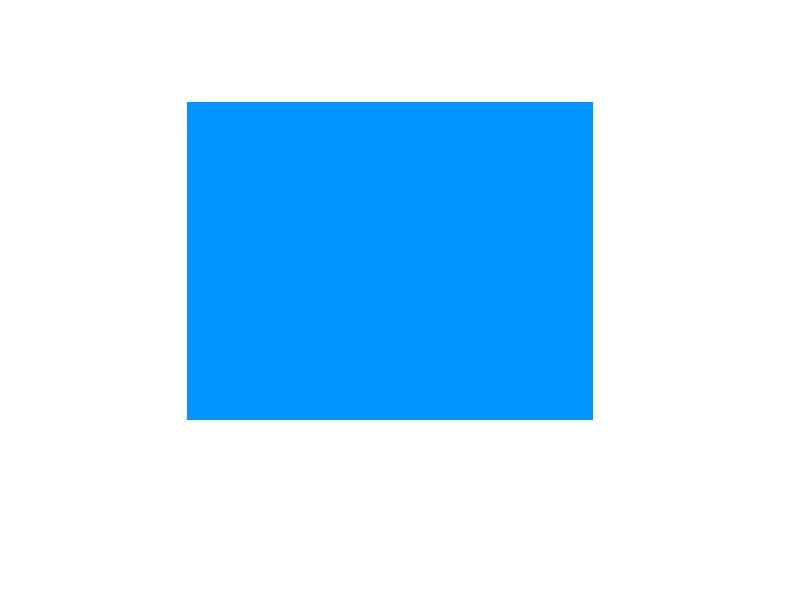
#> input picture test_blue.jpg, 800 x 600 px, given in place of the camera
$ python test_cam.py
#> lines starting #> are read from the running program, lines starting #| are printed output that depends on the picture; after the words box and inside, x2 and y2 are one past the last pixel; in counts of white or black regions, pixels touching at a corner belong together
import cv2
import numpy as np


def nothing(x):
    pass


# Open the camera
cap = cv2.VideoCapture(0)

# Create a window
cv2.namedWindow('image')

# create trackbars for color change
cv2.createTrackbar('lowH', 'image', 0, 179, nothing)
#> slider 'lowH' is set to 35
cv2.createTrackbar('highH', 'image', 179, 179, nothing)

cv2.createTrackbar('lowS', 'image', 0, 255, nothing)
#> slider 'lowS' is set to 51
cv2.createTrackbar('highS', 'image', 255, 255, nothing)

cv2.createTrackbar('lowV', 'image', 0, 255, nothing)
#> slider 'lowV' is set to 51
cv2.createTrackbar('highV', 'image', 255, 255, nothing)

while True:
    ret, frame = cap.read()
#> frame is the input picture: shape (600, 800, 3); mean B, G, R 254.5, 226.2, 186.4
    # BGR format
    cv2.imshow('source', frame)

    # get current positions of the trackbars
    ilowH = cv2.getTrackbarPos('lowH', 'image')
    ihighH = cv2.getTrackbarPos('highH', 'image')
    ilowS = cv2.getTrackbarPos('lowS', 'image')
    ihighS = cv2.getTrackbarPos('highS', 'image')
    ilowV = cv2.getTrackbarPos('lowV', 'image')
    ihighV = cv2.getTrackbarPos('highV', 'image')

    # convert color to hsv because it is easy to track colors in this color model
    hsv = cv2.cvtColor(frame, cv2.COLOR_BGR2HSV)
#> hsv: shape (600, 800, 3); mean H, S, V 30.2, 68.6, 254.6
    lower_hsv = np.array([ilowH, ilowS, ilowV])
    higher_hsv = np.array([ihighH, ihighS, ihighV])
    # Apply the cv2.inrange method to create a mask
    mask = cv2.inRange(hsv, lower_hsv, higher_hsv)
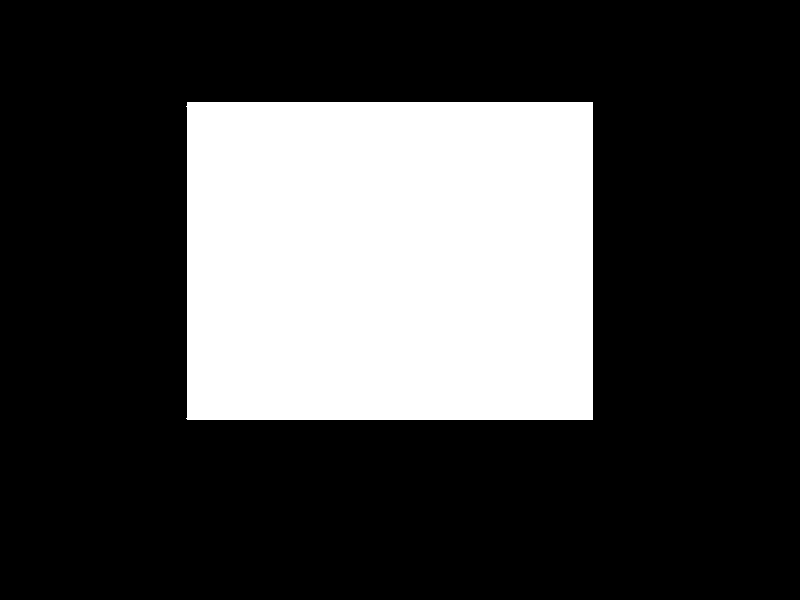
#> mask: shape (600, 800); 26.9% white; 1 white region, box (x1, y1, x2, y2) and area: (186, 102, 593, 420) 129110

    # Apply the mask on the BGR image to extract the original color
    frame = cv2.bitwise_and(frame, frame, mask=mask)
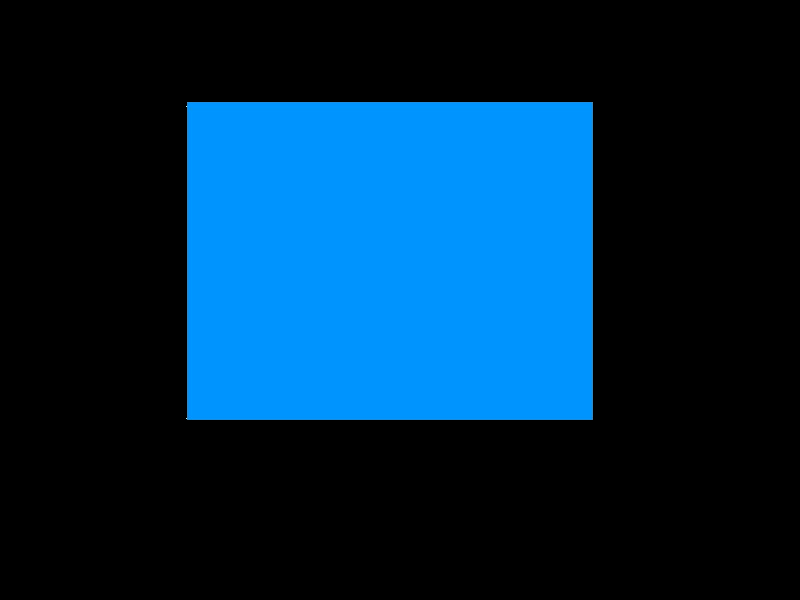
#> frame: shape (600, 800, 3); mean B, G, R 68.2, 39.8, 0.1

    pixels = cv2.countNonZero(mask)
#> pixels = 129110
    print("{} pixels are matching color {} to {} ".format(pixels, lower_hsv, higher_hsv))
#| 129110 pixels are matching color [35 51 51] to [179 255 255]

    cv2.imshow('image', frame)

    # Press q to exit
    if cv2.waitKey(1) & 0xFF == ord('q'):
#> (key q is pressed here)
        break

cap.release()
cv2.destroyAllWindows()
